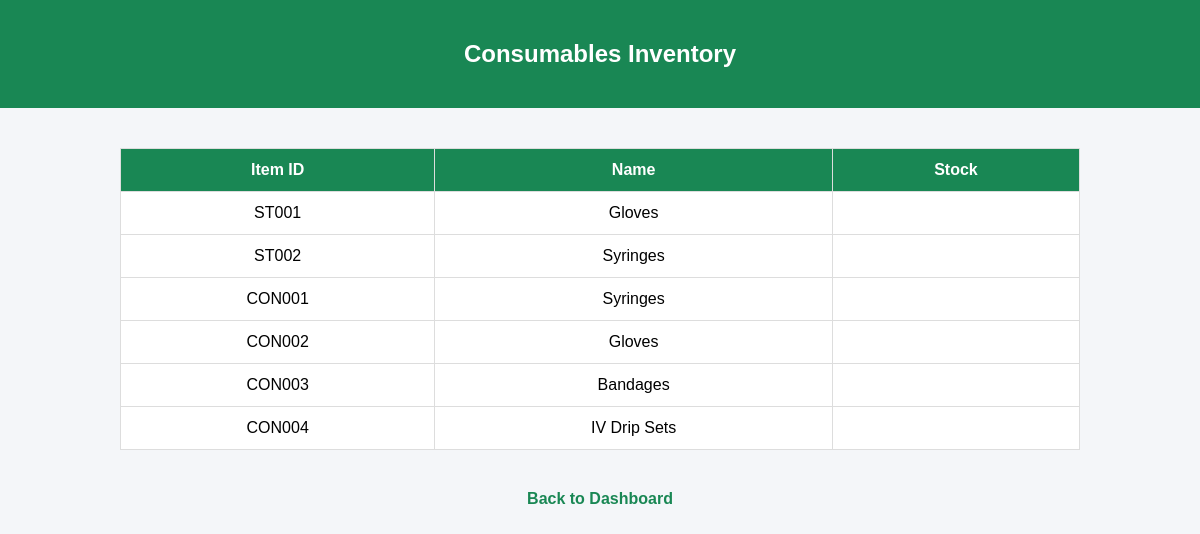
/view_consumables, run on the app's committed database.
### tables this page shows
CREATE TABLE store_items (
    item_id TEXT PRIMARY KEY,
    name TEXT,
    quantity INTEGER
);

### app.py (the view)
@app.route("/view_consumables")
def view_consumables():
    db = get_db()
    consumables = db.execute(
        "SELECT * FROM store_items"
    ).fetchall()
    return render_template("view_consumables.html", consumables=consumables)

### app.py (called while the page is built)
def get_db():
    conn = sqlite3.connect("hospital.db", timeout=10)
    conn.row_factory = sqlite3.Row
    return conn

### templates/view_consumables.html (shortened to what this page needs)
<!DOCTYPE html>
<html>
<head>
</head>
<body>
<header>
<h2>Consumables Inventory</h2>
</header>
<table>
<tr>
<th>Item ID</th>
<th>Name</th>
<th>Stock</th>
</tr>
{% for c in consumables %}
<tr>
<td>{{ c.item_id }}</td>
<td>{{ c.name }}</td>
<td>{{ c.stock }}</td>
</tr>
{% endfor %}
</table>
<div class="back">
<a href="/inventory_dashboard">Back to Dashboard</a>
</div>
</body>
</html>

### templates/view_consumables.html (style rules this page uses)
body { font-family:Arial; background:#f4f6f9; margin:0; }
header { background:#198754; color:white; padding:20px; text-align:center; }
table { width:80%; margin:40px auto; border-collapse:collapse; background:white; }
th,td { padding:12px; border:1px solid #ddd; text-align:center; }
th { background:#198754; color:white; }
.back { text-align:center; margin-top:20px; }
a { text-decoration:none; color:#198754; font-weight:bold; }

### data on the page
store_items: item_id "ST001", name "Gloves"
store_items: item_id "ST002", name "Syringes"
store_items: item_id "CON001", name "Syringes"
store_items: item_id "CON002", name "Gloves"
store_items: item_id "CON003", name "Bandages"
store_items: item_id "CON004", name "IV Drip Sets"
